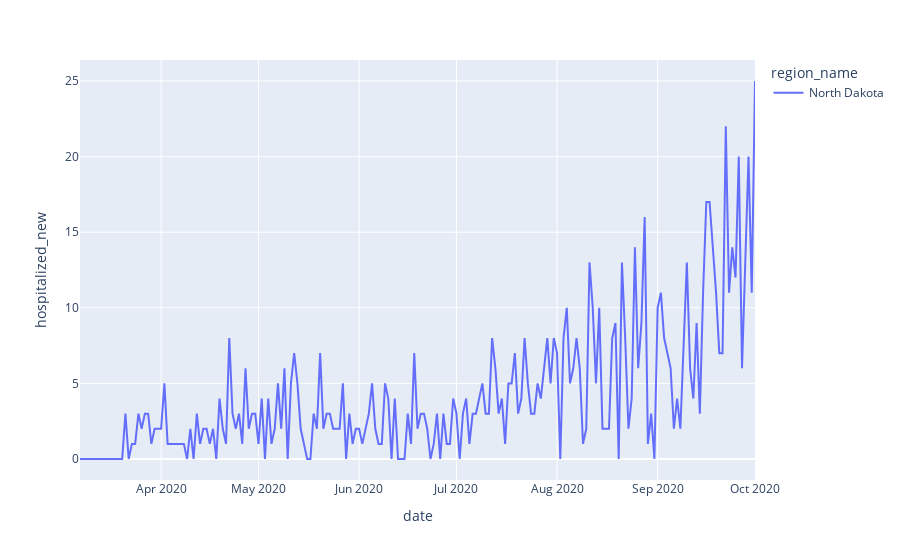

The notebook cell saved with this chart:
### Markdown cell above
### Plot Check Cleaned Data

### Code cell
df_plot = df_hosp_clean.loc[df_hosp_clean['region_name']=='North Dakota']
px.line(data_frame=df_plot, x= 'date',y='hospitalized_new',color = 'region_name')

### Figure 1 — Plotly figure (JSON) as saved in the notebook; plotly's stock layout.template omitted (floating-point values rounded to 4 significant figures; data arrays with more than 128 entries replaced by an {"elided": "..."} marker saying what was removed)
{"data": [{"hovertemplate": "region_name=North Dakota<br>date=%{x}<br>hospitalized_new=%{y}<extra></extra>", "legendgroup": "North Dakota", "line": {"color": "#636efa", "dash": "solid"}, "mode": "lines", "name": "North Dakota", "orientation": "v", "showlegend": true, "type": "scatter", "x": {"elided": "209 str values"}, "xaxis": "x", "y": {"elided": "209 int values"}, "yaxis": "y"}], "layout": {"legend": {"title": {"text": "region_name"}, "tracegroupgap": 0}, "margin": {"t": 60}, "xaxis": {"anchor": "y", "domain": [0, 1], "title": {"text": "date"}}, "yaxis": {"anchor": "x", "domain": [0, 1], "title": {"text": "hospitalized_new"}}}}
